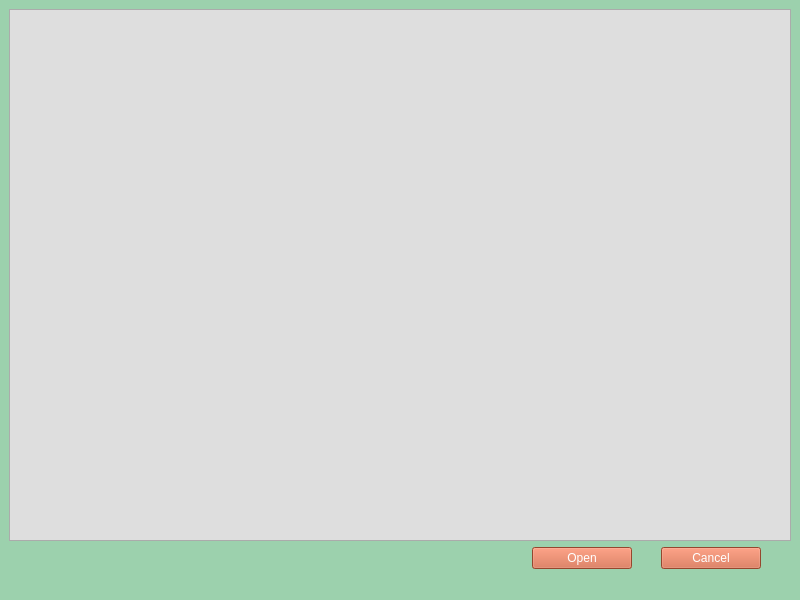
<?xml version="1.0" encoding="UTF-8"?>
<ui version="4.0">
	<class>MainWindow</class>
	<widget class="QMainWindow" name="MainWindow">
		<property name="geometry">
			<rect>
				<x>0</x>
				<y>0</y>
				<width>800</width>
				<height>600</height>
			</rect>
		</property>
		<property name="windowTitle">
			<string>MainWindow</string>
		</property>
		<property name="styleSheet">
			<string notr="true">background-color:rgb(156, 209, 173);
				color:rgb(0, 0, 0);
			</string>
		</property>
		<widget class="QWidget" name="centralwidget">
			<layout class="QVBoxLayout" name="verticalLayout">
				<item>
					<widget class="QTreeView" name="file_system_treeView">
						<property name="styleSheet">
							<string notr="true">background-color: rgb(222, 222, 222);</string>
						</property>
					</widget>
				</item>
				<item>
					<layout class="QHBoxLayout" name="horizontalLayout">
						<property name="leftMargin">
							<number>500</number>
						</property>
						<property name="rightMargin">
							<number>30</number>
						</property>
						<item alignment="Qt::AlignRight">
							<widget class="QPushButton" name="file_system_OPEN_button">
								<property name="minimumSize">
									<size>
										<width>100</width>
										<height>0</height>
									</size>
								</property>
								<property name="maximumSize">
									<size>
										<width>100</width>
										<height>16777215</height>
									</size>
								</property>
								<property name="styleSheet">
									<string notr="true">background-color: rgb(209, 99, 65);
										color: rgb(255, 255, 255);
										font: 12pt &quot;MS Shell Dlg 2&quot;;
									</string>
								</property>
								<property name="text">
									<string>Open</string>
								</property>
							</widget>
						</item>
						<item alignment="Qt::AlignRight">
							<widget class="QPushButton" name="file_system_CANCEL_button">
								<property name="minimumSize">
									<size>
										<width>100</width>
										<height>0</height>
									</size>
								</property>
								<property name="maximumSize">
									<size>
										<width>100</width>
										<height>16777215</height>
									</size>
								</property>
								<property name="styleSheet">
									<string notr="true">background-color: rgb(209, 99, 65);
										color: rgb(255, 255, 255);
										font: 12pt &quot;MS Shell Dlg 2&quot;;
									</string>
								</property>
								<property name="text">
									<string>Cancel</string>
								</property>
							</widget>
						</item>
					</layout>
				</item>
			</layout>
		</widget>
		<widget class="QStatusBar" name="statusbar"/>
	</widget>
	<resources/>
	<connections/>
</ui>
